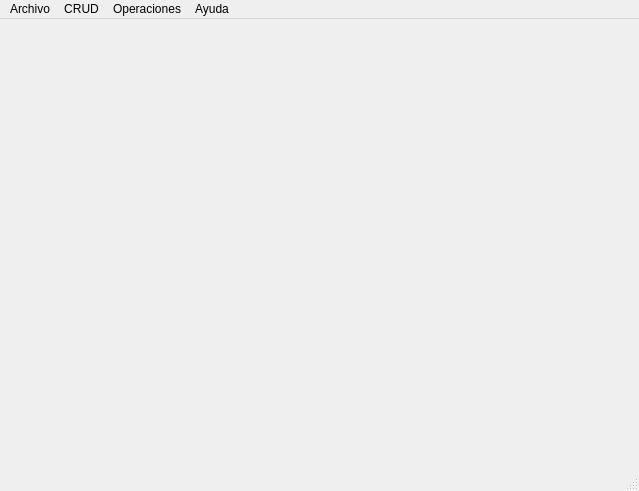
<?xml version="1.0" encoding="UTF-8"?>
<ui version="4.0">
 <class>MainWindow</class>
 <widget class="QMainWindow" name="MainWindow">
  <property name="geometry">
   <rect>
    <x>0</x>
    <y>0</y>
    <width>639</width>
    <height>491</height>
   </rect>
  </property>
  <property name="windowTitle">
   <string>SGCH-Sistema de Gestion de Consultas de Hospitales</string>
  </property>
  <widget class="QWidget" name="centralwidget"/>
  <widget class="QMenuBar" name="menubar">
   <property name="geometry">
    <rect>
     <x>0</x>
     <y>0</y>
     <width>639</width>
     <height>21</height>
    </rect>
   </property>
   <widget class="QMenu" name="menuArchivo">
    <property name="title">
     <string>Archivo</string>
    </property>
    <addaction name="opc_salir"/>
   </widget>
   <widget class="QMenu" name="menuCRUD">
    <property name="title">
     <string>CRUD</string>
    </property>
    <addaction name="actionPaciente"/>
    <addaction name="actionDoctor"/>
    <addaction name="actionConsultaLeve"/>
    <addaction name="actionConsultaUrgencia"/>
   </widget>
   <widget class="QMenu" name="menuOperaciones">
    <property name="title">
     <string>Operaciones</string>
    </property>
    <addaction name="actionCalcular_Tiempo_Promedio"/>
    <addaction name="actionSignos_Vitales_segun_fecha_Consulta_y_CI_Paciente"/>
    <addaction name="actionConsultas_Urgencia_con_Pacientes_con_Presion_Alta"/>
    <addaction name="actionPaciente_de_Mayor_Edad_en_las_Consultas_Leves"/>
    <addaction name="actionConsulta_Leves_este_mes_segun_diagnostico"/>
   </widget>
   <widget class="QMenu" name="menuAyuda">
    <property name="title">
     <string>Ayuda</string>
    </property>
    <addaction name="opc_acerca"/>
   </widget>
   <addaction name="menuArchivo"/>
   <addaction name="menuCRUD"/>
   <addaction name="menuOperaciones"/>
   <addaction name="menuAyuda"/>
  </widget>
  <widget class="QStatusBar" name="statusbar"/>
  <action name="opc_salir">
   <property name="text">
    <string>Salir</string>
   </property>
   <property name="shortcut">
    <string>Alt+X</string>
   </property>
  </action>
  <action name="opc_acerca">
   <property name="text">
    <string>Acerca de</string>
   </property>
   <property name="shortcut">
    <string>Alt+A</string>
   </property>
  </action>
  <action name="actionPaciente_Leve">
   <property name="text">
    <string>Paciente</string>
   </property>
  </action>
  <action name="actionConsultaUrgencia">
   <property name="text">
    <string>Consulta Urgencia</string>
   </property>
  </action>
  <action name="actionDoctor">
   <property name="text">
    <string>Doctor</string>
   </property>
  </action>
  <action name="actionConsultaLeve">
   <property name="text">
    <string>Consulta Leve</string>
   </property>
  </action>
  <action name="actionPaciente">
   <property name="text">
    <string>Paciente</string>
   </property>
  </action>
  <action name="actionCalcular_Tiempo_Promedio">
   <property name="text">
    <string>Calcular Tiempo Promedio</string>
   </property>
  </action>
  <action name="actionSignos_Vitales_segun_fecha_Consulta_y_CI_Paciente">
   <property name="text">
    <string>Signos Vitales segun fecha Consulta y CI Paciente</string>
   </property>
  </action>
  <action name="actionConsultas_Urgencia_con_Pacientes_con_Presion_Alta">
   <property name="text">
    <string>Porciento Consultas Urgencia con Pacientes con Presion Alta</string>
   </property>
  </action>
  <action name="actionPaciente_de_Mayor_Edad_en_las_Consultas_Leves">
   <property name="text">
    <string>Paciente de Mayor Edad en las Consultas Leves</string>
   </property>
  </action>
  <action name="actionConsulta_Leves_este_mes_segun_diagnostico">
   <property name="text">
    <string>Consulta Leves este mes segun diagnostico</string>
   </property>
  </action>
 </widget>
 <resources/>
 <connections/>
</ui>
